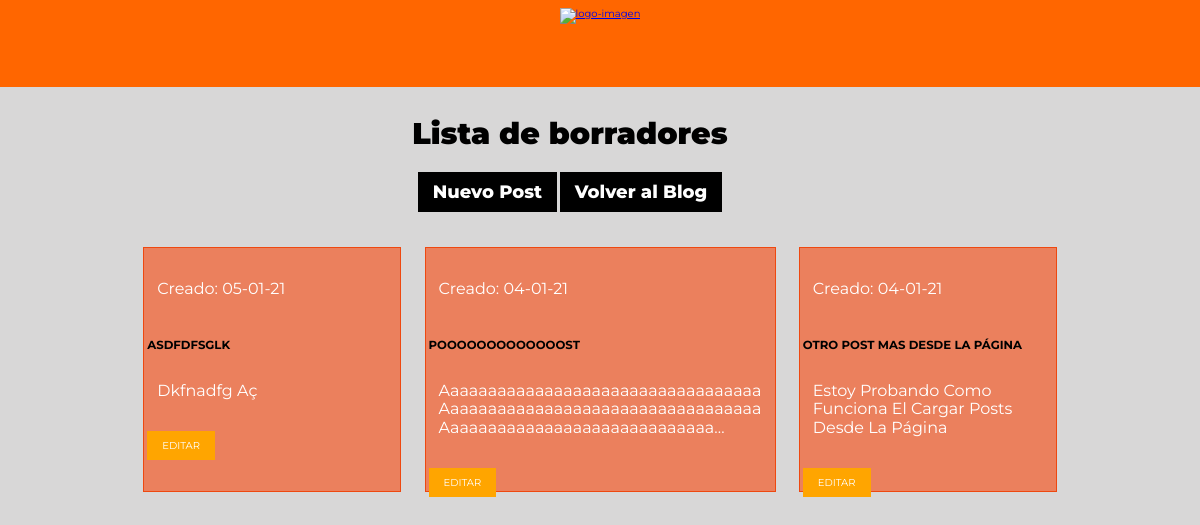
Before: /blog/post/borrador/ (signed in) with the older database file.
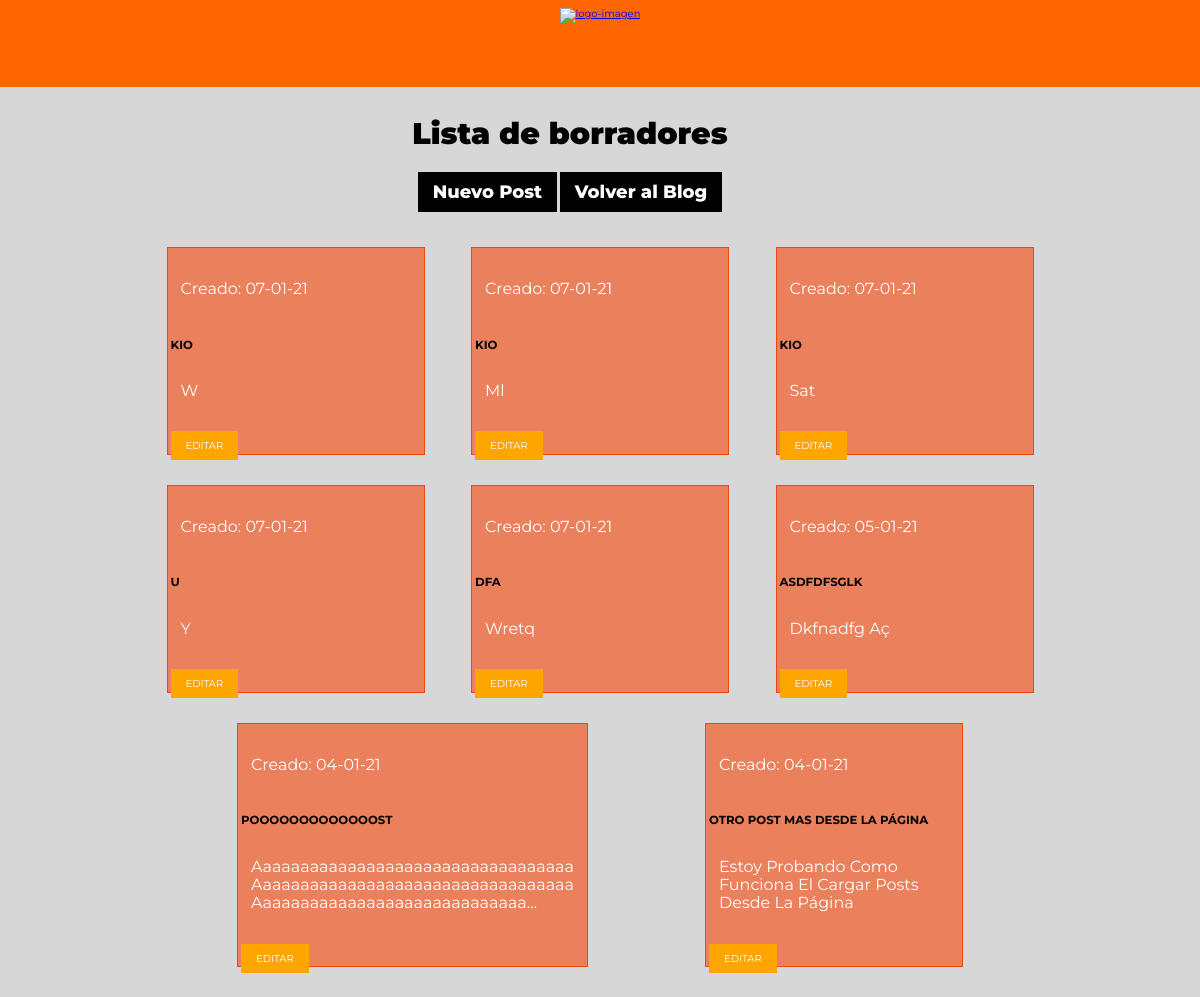
After: the same page with the newer database file.
### blog/models.py (models this page shows, shortened)
class Post(models.Model):
    titulo = models.CharField(max_length=200)
    texto = models.TextField()
    imagen = models.ImageField(upload_to='blog', null=True, blank=True) #removi este parámetro al agregar la clase ImagenPost:  ,
    autor = models.ForeignKey(settings.AUTH_USER_MODEL, on_delete=models.CASCADE)
    creado = models.DateTimeField(default=timezone.now)
    publicado = models.DateTimeField(blank=True, null=True)
    class Meta:
        verbose_name = 'post'
        verbose_name_plural = 'posts'

### blog/views.py (the view)
# urls.py: path('post/borrador/', views.lista_borrador_post, name='lista_borrador_post'),
@login_required
def lista_borrador_post(request):
    posts = Post.objects.filter(publicado__isnull=True).order_by('-creado')
    return render(request, 'blog/lista_borrador_post.html',{'posts': posts})

### blog/templates/blog/lista_borrador_post.html (shortened to what this page needs)
{% extends 'blog/layout.html' %}
{% block content %}
<div class="contenedor contenedor-lista-borrador">
    <h2><strong>Lista de borradores </strong></h2>
    <a href="{% url 'blog:nuevo_post' %}" class="boton boton-lista-post">Nuevo Post</a>
    <a href="{% url 'blog:lista_posts' %}" class="boton boton-lista-post" >Volver al Blog</a>
</div>
<main class="contenedor-blog-interno">
    {% for post in posts %}
        <div class="contenido-blog">
            <p>Creado: {{ post.creado|date:'d-m-y' }}</p>
            <h3>{{ post.titulo }}</h3>
            <p>{{ post.texto|linebreaksbr|truncatechars:100 }}</p>
            <a href="{% url 'blog:editar_post' pk=post.pk %}">Editar</a>
        </div>
        {% endfor %}
{% endblock %}

### blog/templates/blog/layout.html (shortened to what this page needs)
{% load static %}
<!DOCTYPE html>
<html lang="en">
<head>
    <link rel="stylesheet" href="{% static 'index/iconos/fontawesome-free-5.15.1-web/css/all.min.css' %}">
    <link rel="stylesheet" href="{% static 'index/css/normalize.css' %}">
    <link rel="stylesheet" href="{% static 'index/css/styles.css' %}">
</head>
<body>
    <header>
        <div class="contenedor">
            <div class="contenido-header">
                <div class="imagen-logo">
                    <a href="{% url 'index:index' %}"><img src="{% static 'index/img/logo-nomade.png' %}" alt="logo-imagen"></a>
                </div>
                <div class="contenedor-nav">
                    <div class="barra">
                        <a href="#nav" class="mobile-menu">
                            <i class="fas fa-ellipsis-v"></i>
                        </a>
                    </div>
                </div>
            </div>
        </div>
    </header>
    {% block content %}
    {% endblock %}
</html>

### index/static/index/css/styles.css (style rules this page uses)
html { box-sizing: border-box; font-size: 62.5%; }
*, *:before, *:after { box-sizing: inherit; }
body { background-color: rgb(216, 215, 215); font-family: 'Montserrat', sans-serif; }
.contenedor { width: 95%; max-width: 160rem; margin: 0 auto; }
h2 { margin: 0; }
h3 { margin: 0; }
p { margin: 0; }
header { background-color: rgb(255, 102, 0); }
.imagen-logo { text-align: center; padding-top: .8rem; }
.imagen-logo img { width: 6rem; }
@media (max-width: 76.8rem) { .mobile-menu, .cerrar { color: #ffffff; font-size: 2rem; text-align: center; display: block; padding: 20px 0; } }
.barra a:last-of-type { margin-right: 0; }
.boton { display: inline-block; text-decoration: none; padding: 1rem 1.5rem; margin-top: 1.5rem; background-color: rgb(255, 102, 0); color: white; font-weight: 800; border: none; font-size: 1.5rem; transition: .3s; }
.contenedor-blog-interno { width: 80%; max-width: 160rem; margin: 0 auto; }
img { width: 100%; }
.contenido-blog { margin-bottom: 3rem; transition: .5s; border: 1px solid rgb(238, 72, 16); background-color: rgb(235, 128, 93); padding: 2px 3px; }
.contenido-blog p { padding: 1rem 1rem; }
.contenido-blog h3 { text-transform: uppercase; }
@media (min-width:768px) { .contenedor-blog-interno { display: flex; justify-content: space-evenly; flex-wrap: wrap; } }
@media (min-width:768px) { .contenido-blog { flex: 0 0 calc(30% - 3rem); margin-bottom: 3rem; transition: .5s; } }
.contenido-blog a { text-transform: uppercase; text-decoration: none; color: white; background-color: orange; text-align: center; display: inline; padding: 8px 15px; }
.contenedor-blog-interno p { color: white; font-size: 1.6rem; margin-top: 2rem; }
.boton-lista-post { margin: 2rem 0 .5rem 0; font-size: 1.8rem; display: inline-block; text-align: center; background-color: black; }
.contenedor-detalle-post-titulos h2, p { margin-bottom: 3rem; text-transform: capitalize; }
.contenedor-lista-borrador { text-align: center; margin: 3rem 0; }
.contenedor-lista-borrador h2 { font-size: 3rem; }

Changed rows visible on the page:
added Post: creado "07-01-21", titulo "KIO", texto "W"
added Post: creado "07-01-21", titulo "KIO", texto "Ml"
added Post: creado "07-01-21", titulo "KIO", texto "Sat"
added Post: creado "07-01-21", titulo "U", texto "Y"
added Post: creado "07-01-21", titulo "DFA", texto "Wretq"
